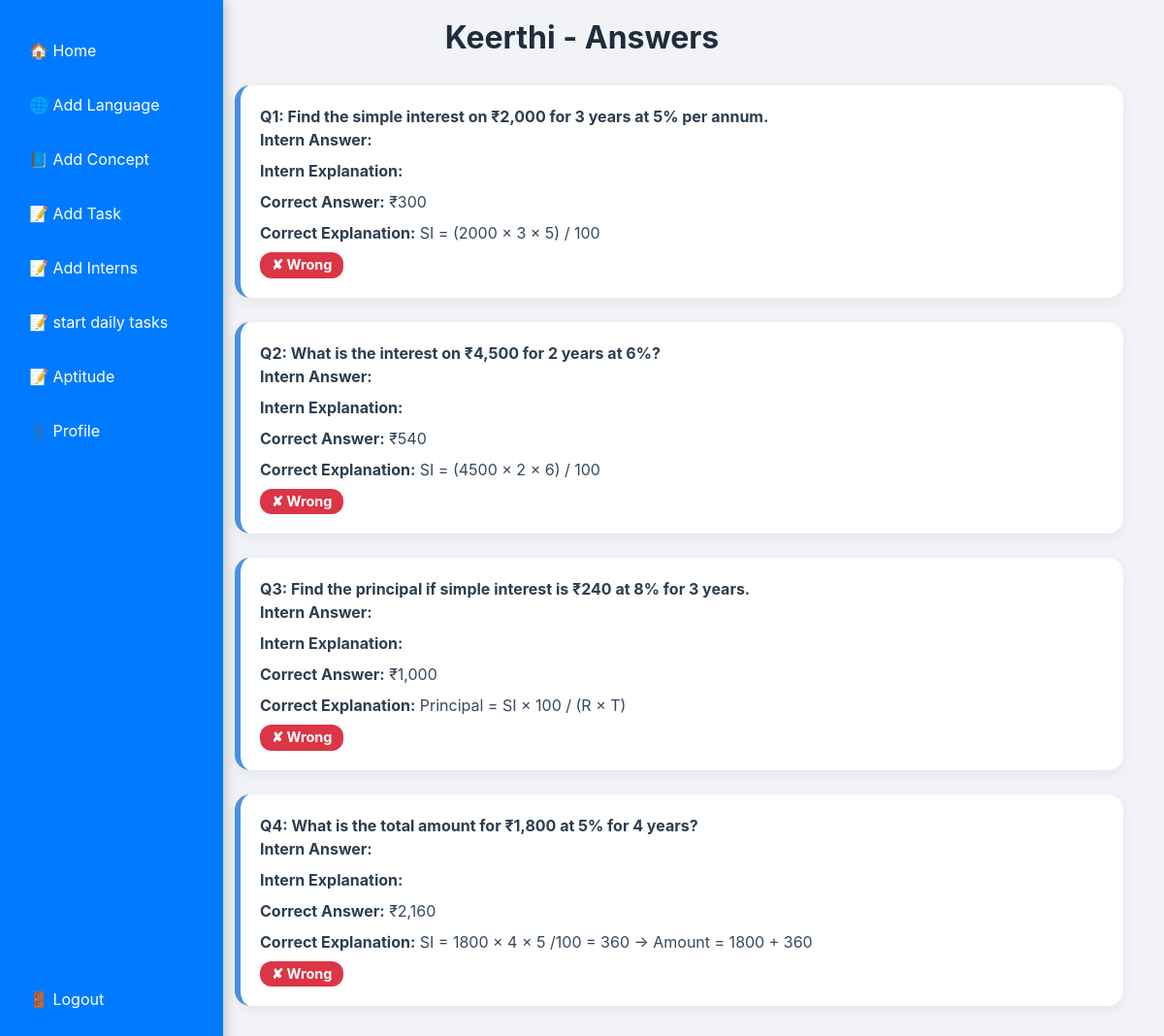
The page /aptitude/attempt/13/ on the database its author committed.
### aptitude/models.py (models this page shows, shortened)
class InternAttempt(models.Model):
    session = models.ForeignKey(PracticeSession, on_delete=models.CASCADE)
    intern_name = models.CharField(max_length=120)
    intern_email = models.EmailField()
    started_at = models.DateTimeField(auto_now_add=True)
    submitted = models.BooleanField(default=False)
    selected_questions = models.ManyToManyField(Question, blank=True)

class TaskAnswer(models.Model):
    attempt = models.ForeignKey(InternAttempt, on_delete=models.CASCADE)
    question = models.ForeignKey(Question, on_delete=models.CASCADE)
    intern_answer = models.TextField()
    intern_explanation = models.TextField(null=True, blank=True)
    is_correct = models.BooleanField(default=False)

class Question(models.Model):
    concept = models.ForeignKey(
        Concept,
        on_delete=models.CASCADE,
        related_name='questions'
    )
    question = models.TextField()
    explanation = models.TextField()
    correct_answer = models.CharField(max_length=255)
    is_demo = models.BooleanField(default=False)
    order = models.PositiveIntegerField(default=0)

### aptitude/views.py (the view)
# urls.py: path("attempt/<int:attempt_id>/", views.view_attempt, name="view_attempt"),
def view_attempt(request, attempt_id):
    attempt = get_object_or_404(InternAttempt, id=attempt_id)
    answers = TaskAnswer.objects.filter(attempt=attempt).select_related("question")
    return render(request, "aptitude/view_attempt.html", {
        "attempt": attempt,
        "answers": answers
    })

### aptitude/templates/aptitude/view_attempt.html (shortened to what this page needs)
<!DOCTYPE html>
<html lang="en">
<head>
    <link href="https://cdn.jsdelivr.net/npm/bootstrap@5.3.0/dist/css/bootstrap.min.css" rel="stylesheet">
</head>
<body>
     {% include 'sidebar.html' %}
    <h2>{{ attempt.intern_name }} - Answers</h2>
    <div class="container">
        {% for ans in answers %}
        <div class="answer-card">
            <b>Q{{ forloop.counter }}: {{ ans.question.question }}</b>
            <p><b>Intern Answer:</b> {{ ans.intern_answer }}</p>
            <p><b>Intern Explanation:</b> {{ ans.intern_explanation }}</p>
            <p><b>Correct Answer:</b> {{ ans.question.correct_answer }}</p>
            <p><b>Correct Explanation:</b> {{ ans.question.explanation }}</p>
            {% if ans.is_correct %}
                <span class="badge badge-success">✔ Correct</span>
            {% else %}
                <span class="badge badge-danger">✘ Wrong</span>
            {% endif %}
        </div>
        {% endfor %}
    </div>
</body>
</html>

### aptitude/templates/aptitude/view_attempt.html (style rules this page uses)
body { background: #f1f3f7; font-family: "Inter", sans-serif; padding: 20px; }
h2 { text-align: center; font-weight: 700; color: #1f2d3d; margin-bottom: 30px; }
.answer-card { background: #fff; border-radius: 16px; box-shadow: 0 4px 15px rgba(0,0,0,0.06); padding: 20px; margin-bottom: 25px; border-left: 6px solid #4a90e2; margin-left:200px; }
.answer-card b { font-size: 16px; color: #2c3e50; }
.answer-card p { margin-bottom: 8px; color: #34495e; max-width:800px; }
.badge { font-size: 0.9em; padding: 6px 12px; border-radius: 12px; }
.badge-danger { background-color: #dc3545 !important; }

### rows shown on the page
InternAttempt: intern_name "Keerthi"
TaskAnswer: question.question "Find the simple interest on ₹2,000 for 3 years at 5% per annum.", question.correct_answer "₹300", question.explanation "SI = (2000 × 3 × 5) / 100", is_correct "✘ Wrong"
TaskAnswer: question.question "What is the interest on ₹4,500 for 2 years at 6%?", question.correct_answer "₹540", question.explanation "SI = (4500 × 2 × 6) / 100", is_correct "✘ Wrong"
TaskAnswer: question.question "Find the principal if simple interest is ₹240 at 8% for 3 years.", question.correct_answer "₹1,000", question.explanation "Principal = SI × 100 / (R × T)", is_correct "✘ Wrong"
TaskAnswer: question.question "What is the total amount for ₹1,800 at 5% for 4 years?", question.correct_answer "₹2,160", question.explanation "SI = 1800 × 4 × 5 /100 = 360 → Amount = 1800 + 360", is_correct "✘ Wrong"
